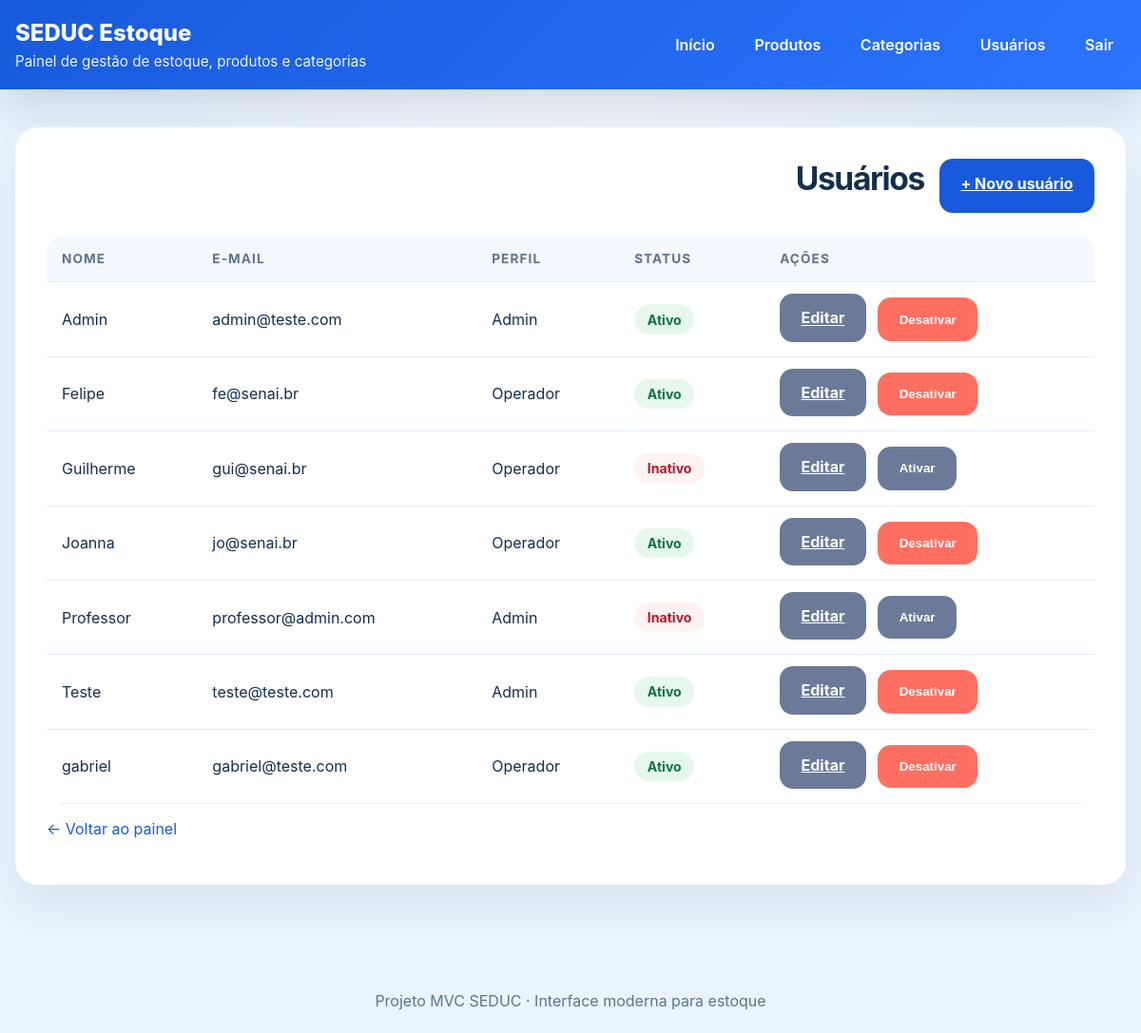
Page /usuarios/ (signed in) on the earlier database version.
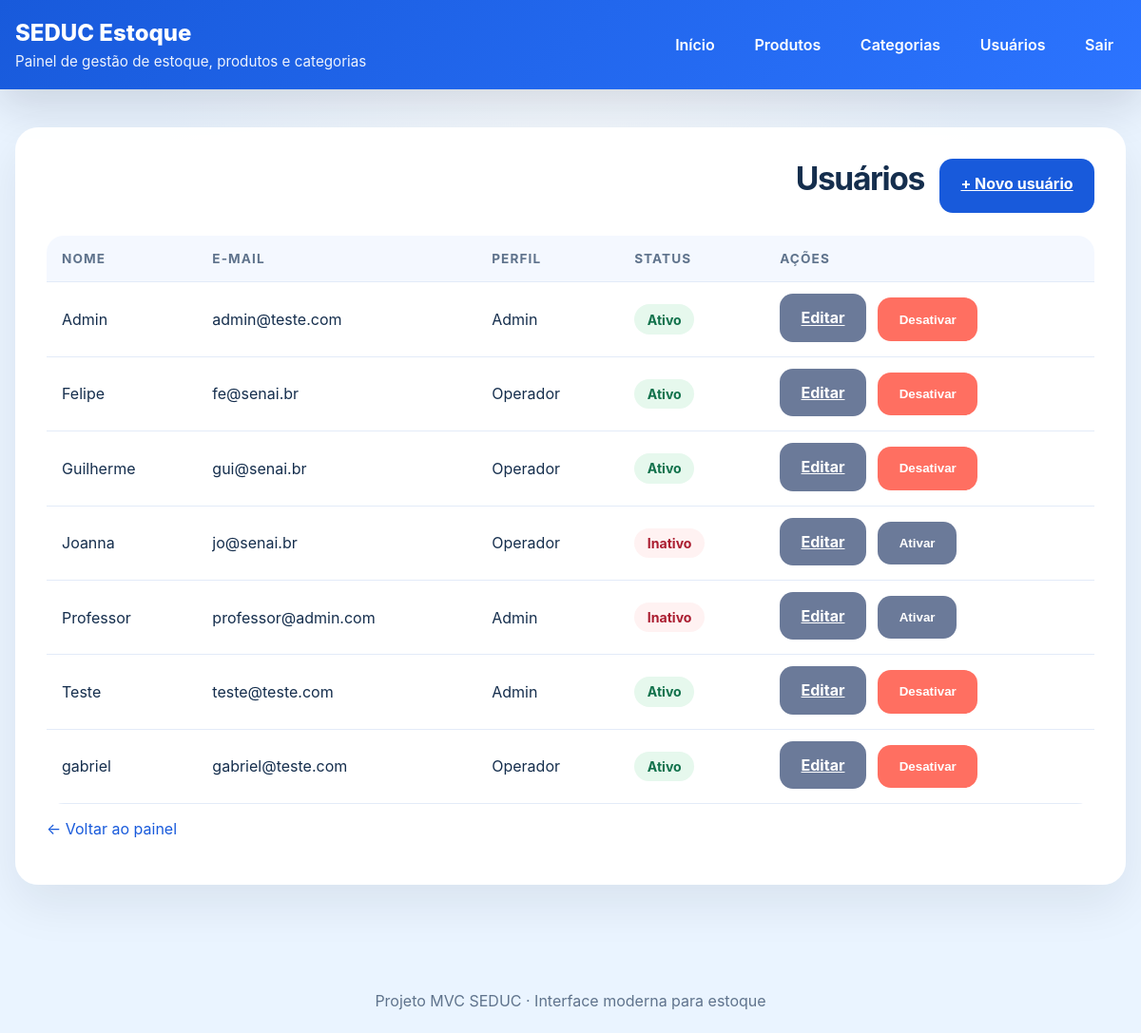
Same page on the later database version.
### app/models/usuario.py (models this page shows)
class Usuario(Base):
    __tablename__ = "usuarios"
    id = Column(Integer, primary_key=True, autoincrement=True)
    nome = Column(String(100), nullable=False)
    email = Column(String(100), unique=True, index=True, nullable=False)
    senha_hash = Column(String(255), nullable=False)
    role = Column(String(20), nullable=False, default="operador")
    ativo = Column(Boolean, default=True)
    criando_em = Column(DateTime, server_default=func.now())

### app/controllers/admin_controller.py (the view)
@router.get("/", response_class=HTMLResponse)
def listar_usuarios(
    request: Request,
    db: Session = Depends(get_db),
    admin: dict = Depends(get_admin)):  #Bloqueia quem não é admin
    usuarios = db.query(Usuario).order_by(Usuario.nome).all()
    return templates.TemplateResponse(
        request,
        "Usuarios/index.html",
        {"request": request, "usuarios": usuarios, "admin": admin, "usuario": admin}
    )

### app/templates/Usuarios/index.html (shortened to what this page needs)
{% extends "base.html" %}
{% block content %}
<div class="card">
    <div class="actions">
        <div>
            <h1 class="page-title">Usuários</h1>
        </div>
        <a class="button" href="/usuarios/novo">+ Novo usuário</a>
    </div>
    <div class="table-wrapper">
        <table>
            <thead>
                <tr>
                    <th>Nome</th>
                    <th>E-mail</th>
                    <th>Perfil</th>
                    <th>Status</th>
                    <th>Ações</th>
                </tr>
            </thead>
            <tbody>
                {% for u in usuarios %}
                <tr>
                    <td>{{ u.nome }}</td>
                    <td>{{ u.email }}</td>
                    <td>{{ u.role | capitalize }}</td>
                    <td>
                        <span class="status-badge {{ 'active' if u.ativo else 'inactive' }}">
                            {{ "Ativo" if u.ativo else "Inativo" }}
                        </span>
                    </td>
                    <td>
                        <a class="button secondary" href="/usuarios/{{ u.id }}/editar">Editar</a>
                        <form action="/usuarios/{{ u.id }}/{{ 'desativar' if u.ativo else 'ativar' }}" method="post" style="display:inline; margin-left: 0.5rem;">
                            <button class="button {{ 'danger' if u.ativo else 'secondary' }}" type="submit">
                                {{ "Desativar" if u.ativo else "Ativar" }}
                            </button>
                        </form>
                    </td>
                </tr>
                {% endfor %}
            </tbody>
        </table>
    </div>
    <p><a class="small-link" href="/">← Voltar ao painel</a></p>
</div>
{% endblock %}

Differences in the rows shown:
changed Usuario "Guilherme": ativo "Inativo" → "Ativo"; ativo "Ativar" → "Desativar"
changed Usuario "Joanna": ativo "Ativo" → "Inativo"; ativo "Desativar" → "Ativar"
